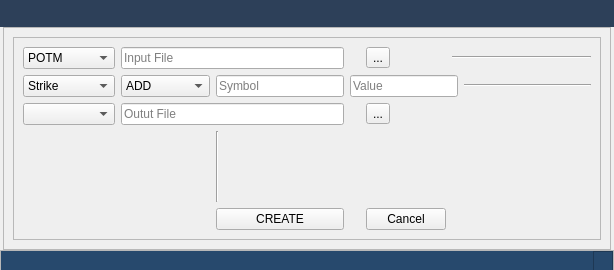
<?xml version="1.0" encoding="UTF-8"?>
<ui version="4.0">
 <class>MainWindow</class>
 <widget class="QMainWindow" name="MainWindow">
  <property name="geometry">
   <rect>
    <x>0</x>
    <y>0</y>
    <width>614</width>
    <height>270</height>
   </rect>
  </property>
  <property name="windowTitle">
   <string>MainWindow</string>
  </property>
  <property name="dockOptions">
   <set>QMainWindow::AllowNestedDocks|QMainWindow::AllowTabbedDocks|QMainWindow::AnimatedDocks|QMainWindow::ForceTabbedDocks|QMainWindow::GroupedDragging|QMainWindow::VerticalTabs</set>
  </property>
  <widget class="QWidget" name="centralwidget">
   <layout class="QGridLayout" name="gridLayout">
    <property name="leftMargin">
     <number>0</number>
    </property>
    <property name="topMargin">
     <number>0</number>
    </property>
    <property name="rightMargin">
     <number>0</number>
    </property>
    <property name="bottomMargin">
     <number>0</number>
    </property>
    <property name="horizontalSpacing">
     <number>3</number>
    </property>
    <property name="verticalSpacing">
     <number>0</number>
    </property>
    <item row="2" column="0" colspan="3">
     <widget class="QFrame" name="StatusBar">
      <property name="minimumSize">
       <size>
        <width>0</width>
        <height>20</height>
       </size>
      </property>
      <property name="maximumSize">
       <size>
        <width>16777215</width>
        <height>20</height>
       </size>
      </property>
      <property name="frameShape">
       <enum>QFrame::StyledPanel</enum>
      </property>
      <property name="frameShadow">
       <enum>QFrame::Raised</enum>
      </property>
      <layout class="QGridLayout" name="gridLayout_7">
       <property name="leftMargin">
        <number>0</number>
       </property>
       <property name="topMargin">
        <number>0</number>
       </property>
       <property name="rightMargin">
        <number>0</number>
       </property>
       <property name="bottomMargin">
        <number>0</number>
       </property>
       <property name="spacing">
        <number>0</number>
       </property>
       <item row="0" column="0">
        <widget class="QLabel" name="label">
         <property name="minimumSize">
          <size>
           <width>0</width>
           <height>20</height>
          </size>
         </property>
         <property name="styleSheet">
          <string notr="true">background-color:#27496D;
  border-radius: 0
px;</string>
         </property>
         <property name="text">
          <string/>
         </property>
         <property name="wordWrap">
          <bool>true</bool>
         </property>
        </widget>
       </item>
       <item row="0" column="1">
        <widget class="QFrame" name="gripFolio">
         <property name="minimumSize">
          <size>
           <width>0</width>
           <height>20</height>
          </size>
         </property>
         <property name="maximumSize">
          <size>
           <width>20</width>
           <height>20</height>
          </size>
         </property>
         <property name="styleSheet">
          <string notr="true">background-color:#27496D;
  border-radius: 0
px;</string>
         </property>
         <property name="frameShape">
          <enum>QFrame::StyledPanel</enum>
         </property>
         <property name="frameShadow">
          <enum>QFrame::Raised</enum>
         </property>
         <property name="lineWidth">
          <number>0</number>
         </property>
        </widget>
       </item>
      </layout>
     </widget>
    </item>
    <item row="1" column="1">
     <widget class="QFrame" name="mainFrame">
      <property name="sizePolicy">
       <sizepolicy hsizetype="Expanding" vsizetype="Expanding">
        <horstretch>0</horstretch>
        <verstretch>0</verstretch>
       </sizepolicy>
      </property>
      <property name="frameShape">
       <enum>QFrame::StyledPanel</enum>
      </property>
      <property name="frameShadow">
       <enum>QFrame::Raised</enum>
      </property>
      <layout class="QGridLayout" name="gridLayout_2">
       <property name="topMargin">
        <number>9</number>
       </property>
       <item row="0" column="0">
        <widget class="QFrame" name="fMasters">
         <property name="maximumSize">
          <size>
           <width>16777215</width>
           <height>16777215</height>
          </size>
         </property>
         <property name="frameShape">
          <enum>QFrame::StyledPanel</enum>
         </property>
         <property name="frameShadow">
          <enum>QFrame::Raised</enum>
         </property>
         <layout class="QGridLayout" name="gridLayout_3">
          <item row="0" column="0">
           <widget class="QComboBox" name="cbinput">
            <item>
             <property name="text">
              <string>POTM</string>
             </property>
            </item>
            <item>
             <property name="text">
              <string>OPEN POS</string>
             </property>
            </item>
           </widget>
          </item>
          <item row="0" column="1" colspan="2">
           <widget class="QLineEdit" name="leinput">
            <property name="placeholderText">
             <string>Input File</string>
            </property>
           </widget>
          </item>
          <item row="0" column="4">
           <widget class="QToolButton" name="tbinput">
            <property name="text">
             <string>...</string>
            </property>
           </widget>
          </item>
          <item row="0" column="5" colspan="2">
           <widget class="Line" name="line_14">
            <property name="sizePolicy">
             <sizepolicy hsizetype="Expanding" vsizetype="Fixed">
              <horstretch>0</horstretch>
              <verstretch>0</verstretch>
             </sizepolicy>
            </property>
            <property name="orientation">
             <enum>Qt::Horizontal</enum>
            </property>
           </widget>
          </item>
          <item row="1" column="0" rowspan="2">
           <widget class="QComboBox" name="cbcolumn">
            <item>
             <property name="text">
              <string>Strike</string>
             </property>
            </item>
            <item>
             <property name="text">
              <string>Symbol</string>
             </property>
            </item>
            <item>
             <property name="text">
              <string>Expiry</string>
             </property>
            </item>
           </widget>
          </item>
          <item row="1" column="1" rowspan="2">
           <widget class="QComboBox" name="cbtype">
            <item>
             <property name="text">
              <string>ADD</string>
             </property>
            </item>
            <item>
             <property name="text">
              <string>SUB</string>
             </property>
            </item>
            <item>
             <property name="text">
              <string>MULTIPLY</string>
             </property>
            </item>
            <item>
             <property name="text">
              <string>DIVIDE</string>
             </property>
            </item>
           </widget>
          </item>
          <item row="1" column="2" rowspan="2">
           <widget class="QLineEdit" name="leSymbol">
            <property name="text">
             <string/>
            </property>
            <property name="placeholderText">
             <string>Symbol</string>
            </property>
           </widget>
          </item>
          <item row="1" column="3" rowspan="2" colspan="3">
           <widget class="QLineEdit" name="levalue">
            <property name="text">
             <string/>
            </property>
            <property name="placeholderText">
             <string>Value</string>
            </property>
           </widget>
          </item>
          <item row="1" column="6" rowspan="2">
           <widget class="Line" name="line_15">
            <property name="sizePolicy">
             <sizepolicy hsizetype="Expanding" vsizetype="Fixed">
              <horstretch>0</horstretch>
              <verstretch>0</verstretch>
             </sizepolicy>
            </property>
            <property name="orientation">
             <enum>Qt::Horizontal</enum>
            </property>
           </widget>
          </item>
          <item row="2" column="4">
           <widget class="Line" name="line_2">
            <property name="minimumSize">
             <size>
              <width>10</width>
              <height>0</height>
             </size>
            </property>
            <property name="maximumSize">
             <size>
              <width>25</width>
              <height>16777215</height>
             </size>
            </property>
            <property name="styleSheet">
             <string notr="true">background-color:transparent
</string>
            </property>
            <property name="orientation">
             <enum>Qt::Horizontal</enum>
            </property>
           </widget>
          </item>
          <item row="3" column="0">
           <widget class="QComboBox" name="cboutput"/>
          </item>
          <item row="3" column="1" colspan="2">
           <widget class="QLineEdit" name="leoutput">
            <property name="placeholderText">
             <string>Outut File</string>
            </property>
           </widget>
          </item>
          <item row="3" column="4">
           <widget class="QToolButton" name="tboutput">
            <property name="text">
             <string>...</string>
            </property>
           </widget>
          </item>
          <item row="4" column="2">
           <widget class="Line" name="line_13">
            <property name="sizePolicy">
             <sizepolicy hsizetype="Fixed" vsizetype="Expanding">
              <horstretch>0</horstretch>
              <verstretch>0</verstretch>
             </sizepolicy>
            </property>
            <property name="orientation">
             <enum>Qt::Vertical</enum>
            </property>
           </widget>
          </item>
          <item row="5" column="2">
           <widget class="QPushButton" name="pbcreate">
            <property name="sizePolicy">
             <sizepolicy hsizetype="Minimum" vsizetype="Preferred">
              <horstretch>0</horstretch>
              <verstretch>0</verstretch>
             </sizepolicy>
            </property>
            <property name="maximumSize">
             <size>
              <width>150</width>
              <height>16777215</height>
             </size>
            </property>
            <property name="text">
             <string>CREATE</string>
            </property>
           </widget>
          </item>
          <item row="5" column="3">
           <widget class="Line" name="line_8">
            <property name="minimumSize">
             <size>
              <width>10</width>
              <height>0</height>
             </size>
            </property>
            <property name="maximumSize">
             <size>
              <width>25</width>
              <height>16777215</height>
             </size>
            </property>
            <property name="styleSheet">
             <string notr="true">background-color:transparent
</string>
            </property>
            <property name="orientation">
             <enum>Qt::Horizontal</enum>
            </property>
           </widget>
          </item>
          <item row="5" column="4">
           <widget class="QPushButton" name="pbcancel">
            <property name="sizePolicy">
             <sizepolicy hsizetype="Minimum" vsizetype="Preferred">
              <horstretch>0</horstretch>
              <verstretch>0</verstretch>
             </sizepolicy>
            </property>
            <property name="maximumSize">
             <size>
              <width>150</width>
              <height>16777215</height>
             </size>
            </property>
            <property name="text">
             <string>Cancel</string>
            </property>
           </widget>
          </item>
         </layout>
        </widget>
       </item>
      </layout>
     </widget>
    </item>
    <item row="0" column="0" colspan="3">
     <widget class="QFrame" name="headerFrame">
      <property name="sizePolicy">
       <sizepolicy hsizetype="Preferred" vsizetype="Maximum">
        <horstretch>0</horstretch>
        <verstretch>0</verstretch>
       </sizepolicy>
      </property>
      <property name="minimumSize">
       <size>
        <width>0</width>
        <height>27</height>
       </size>
      </property>
      <property name="maximumSize">
       <size>
        <width>16777215</width>
        <height>27</height>
       </size>
      </property>
      <property name="styleSheet">
       <string notr="true">/* QFrame -----------------------------------------------------------------

https://doc.qt.io/qt-5/stylesheet-examples.html#customizing-qframe
https://doc.qt.io/qt-5/qframe.html#-prop
https://doc.qt.io/qt-5/qframe.html#details
https://stackoverflow.com/questions/14581498/qt-stylesheet-for-hline-vline-color

--------------------------------------------------------------------------- */
/* (dot) .QFrame  fix #141, #126, #123 */
.QFrame {
  background-color: #2D4059;

  border-radius: 4px;
  border: 0px solid transparent;

  /* No frame */
  /* HLine */
  /* HLine */
}

.QFrame[frameShape=&quot;0&quot;] {
  border-radius: 4px;
  border: 1px transparent #2d2d2d;
}

.QFrame[frameShape=&quot;4&quot;] {
  max-height: 2px;
  border: none;
  background-color: #2d2d2d;
}

.QFrame[frameShape=&quot;5&quot;] {
  max-width: 2px;
  border: none;
  background-color: #2d2d2d;
}


</string>
      </property>
      <property name="frameShape">
       <enum>QFrame::StyledPanel</enum>
      </property>
      <property name="frameShadow">
       <enum>QFrame::Raised</enum>
      </property>
      <layout class="QGridLayout" name="gridLayout_4">
       <property name="leftMargin">
        <number>0</number>
       </property>
       <property name="topMargin">
        <number>0</number>
       </property>
       <property name="rightMargin">
        <number>0</number>
       </property>
       <property name="bottomMargin">
        <number>0</number>
       </property>
       <property name="spacing">
        <number>0</number>
       </property>
       <item row="0" column="0">
        <widget class="QFrame" name="frame_4">
         <property name="sizePolicy">
          <sizepolicy hsizetype="Expanding" vsizetype="Preferred">
           <horstretch>0</horstretch>
           <verstretch>0</verstretch>
          </sizepolicy>
         </property>
         <property name="styleSheet">
          <string notr="true">border-radius:0px;</string>
         </property>
         <property name="frameShape">
          <enum>QFrame::StyledPanel</enum>
         </property>
         <property name="frameShadow">
          <enum>QFrame::Raised</enum>
         </property>
         <widget class="Line" name="line_7">
          <property name="geometry">
           <rect>
            <x>10</x>
            <y>0</y>
            <width>3</width>
            <height>25</height>
           </rect>
          </property>
          <property name="font">
           <font>
            <pointsize>4</pointsize>
           </font>
          </property>
          <property name="styleSheet">
           <string notr="true">background-color: transparent;</string>
          </property>
          <property name="orientation">
           <enum>Qt::Vertical</enum>
          </property>
         </widget>
         <widget class="QPushButton" name="bt_min">
          <property name="geometry">
           <rect>
            <x>550</x>
            <y>0</y>
            <width>29</width>
            <height>25</height>
           </rect>
          </property>
          <property name="minimumSize">
           <size>
            <width>25</width>
            <height>25</height>
           </size>
          </property>
          <property name="styleSheet">
           <string notr="true">QPushButton {
  background-color: transparent;
border-radius: 10px;

  border: 1px solid transparent;

}
QPushButton:hover {
border-radius: 10px;
  background-color: #000000;    
}
</string>
          </property>
          <property name="text">
           <string/>
          </property>
          <property name="icon">
           <iconset resource="../icons/icons.qrc">
            <normaloff>:/newPrefix/icons/minus-circle.svg</normaloff>:/newPrefix/icons/minus-circle.svg</iconset>
          </property>
          <property name="iconSize">
           <size>
            <width>20</width>
            <height>20</height>
           </size>
          </property>
         </widget>
         <widget class="QPushButton" name="bt_close">
          <property name="geometry">
           <rect>
            <x>580</x>
            <y>0</y>
            <width>31</width>
            <height>25</height>
           </rect>
          </property>
          <property name="minimumSize">
           <size>
            <width>0</width>
            <height>25</height>
           </size>
          </property>
          <property name="styleSheet">
           <string notr="true">QPushButton {
  background-color: transparent;
border-radius: 10px;

  border: 1px solid transparent;

}
QPushButton:hover {
border-radius: 10px;
  background-color: #ff2626;    
}
</string>
          </property>
          <property name="text">
           <string/>
          </property>
          <property name="icon">
           <iconset resource="../icons/icons.qrc">
            <normaloff>:/newPrefix/icons/x-circle.svg</normaloff>:/newPrefix/icons/x-circle.svg</iconset>
          </property>
          <property name="iconSize">
           <size>
            <width>20</width>
            <height>20</height>
           </size>
          </property>
         </widget>
        </widget>
       </item>
      </layout>
     </widget>
    </item>
   </layout>
  </widget>
 </widget>
 <resources>
  <include location="../icons/icons.qrc"/>
 </resources>
 <connections/>
</ui>
